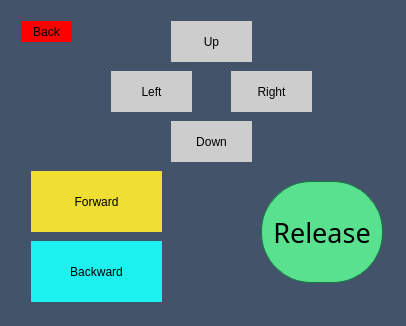
<?xml version="1.0" encoding="UTF-8"?>
<ui version="4.0">
 <class>MainWindow</class>
 <widget class="QMainWindow" name="MainWindow">
  <property name="geometry">
   <rect>
    <x>0</x>
    <y>0</y>
    <width>406</width>
    <height>326</height>
   </rect>
  </property>
  <property name="windowTitle">
   <string>MainWindow</string>
  </property>
  <widget class="QWidget" name="centralWidget">
   <property name="styleSheet">
    <string notr="true">background: rgb(67, 83, 106);</string>
   </property>
   <layout class="QGridLayout" name="gridLayout">
    <item row="0" column="0">
     <widget class="QStackedWidget" name="stackedWidget">
      <property name="styleSheet">
       <string notr="true">background: rgb(67, 83, 106);</string>
      </property>
      <property name="currentIndex">
       <number>1</number>
      </property>
      <widget class="QWidget" name="startPage">
       <property name="styleSheet">
        <string notr="true">background: rgb(67, 83, 106)</string>
       </property>
       <widget class="QHoverSensitiveButton" name="fetchButton">
        <property name="geometry">
         <rect>
          <x>90</x>
          <y>60</y>
          <width>211</width>
          <height>61</height>
         </rect>
        </property>
        <property name="font">
         <font>
          <family>Arial Rounded MT Bold</family>
          <pointsize>30</pointsize>
          <weight>75</weight>
          <bold>true</bold>
         </font>
        </property>
        <property name="mouseTracking">
         <bool>true</bool>
        </property>
        <property name="styleSheet">
         <string notr="true">background-color: rgb(0, 0, 255);
border-style: solid;

</string>
        </property>
        <property name="text">
         <string>Fetch</string>
        </property>
       </widget>
       <widget class="QHoverSensitiveButton" name="settingButton">
        <property name="geometry">
         <rect>
          <x>240</x>
          <y>160</y>
          <width>100</width>
          <height>100</height>
         </rect>
        </property>
        <property name="font">
         <font>
          <family>Arial Rounded MT Bold</family>
          <pointsize>20</pointsize>
         </font>
        </property>
        <property name="styleSheet">
         <string notr="true">background-color: rgb(255, 233, 39);
border-style: solid;
max-width:100px;
max-height:100px;
min-width:100px;
min-height:100px;
</string>
        </property>
        <property name="text">
         <string>Settings</string>
        </property>
       </widget>
       <widget class="QLabel" name="label">
        <property name="geometry">
         <rect>
          <x>160</x>
          <y>10</y>
          <width>71</width>
          <height>20</height>
         </rect>
        </property>
        <property name="font">
         <font>
          <family>Arial Narrow</family>
          <pointsize>15</pointsize>
          <underline>true</underline>
         </font>
        </property>
        <property name="text">
         <string>Hover + Hold</string>
        </property>
       </widget>
       <widget class="QLabel" name="label_2">
        <property name="geometry">
         <rect>
          <x>170</x>
          <y>30</y>
          <width>51</width>
          <height>16</height>
         </rect>
        </property>
        <property name="font">
         <font>
          <family>Arial Narrow</family>
          <pointsize>15</pointsize>
         </font>
        </property>
        <property name="text">
         <string>to Select</string>
        </property>
       </widget>
       <widget class="QHoverSensitiveButton" name="tutorialButton">
        <property name="geometry">
         <rect>
          <x>50</x>
          <y>160</y>
          <width>100</width>
          <height>100</height>
         </rect>
        </property>
        <property name="font">
         <font>
          <family>Arial Rounded MT Bold</family>
          <pointsize>20</pointsize>
         </font>
        </property>
        <property name="styleSheet">
         <string notr="true">background-color: rgb(90, 225, 143);
border-style: solid;
max-width:100px;
max-height:100px;
min-width:100px;
min-height:100px;
</string>
        </property>
        <property name="text">
         <string>Tutorials</string>
        </property>
       </widget>
      </widget>
      <widget class="QWidget" name="movementPage">
       <widget class="QHoverSensitiveButton" name="releaseButton">
        <property name="geometry">
         <rect>
          <x>250</x>
          <y>170</y>
          <width>122</width>
          <height>102</height>
         </rect>
        </property>
        <property name="font">
         <font>
          <family>Arial Rounded MT Bold</family>
          <pointsize>20</pointsize>
         </font>
        </property>
        <property name="styleSheet">
         <string notr="true">background-color: rgb(90, 225, 143);
border-style: solid;
 border-width:1px;
 border-radius:50px;
 border-color: rgb(18, 121, 65);
 max-width:120px;
 max-height:100px;
 min-width:120px;
 min-height:100px;</string>
        </property>
        <property name="text">
         <string>Release</string>
        </property>
       </widget>
       <widget class="QHoverSensitiveButton" name="backButton_3">
        <property name="geometry">
         <rect>
          <x>10</x>
          <y>10</y>
          <width>51</width>
          <height>21</height>
         </rect>
        </property>
        <property name="styleSheet">
         <string notr="true">background-color: red;
border: solid;</string>
        </property>
        <property name="text">
         <string>Back</string>
        </property>
       </widget>
       <widget class="QHoverSensitiveButton" name="forwardButton">
        <property name="geometry">
         <rect>
          <x>20</x>
          <y>160</y>
          <width>131</width>
          <height>61</height>
         </rect>
        </property>
        <property name="styleSheet">
         <string notr="true">background-color: rgb(240, 223, 51);
border: solid;</string>
        </property>
        <property name="text">
         <string>Forward</string>
        </property>
       </widget>
       <widget class="QHoverSensitiveButton" name="backwardButton">
        <property name="geometry">
         <rect>
          <x>20</x>
          <y>230</y>
          <width>131</width>
          <height>61</height>
         </rect>
        </property>
        <property name="styleSheet">
         <string notr="true">background-color: rgb(29, 241, 240);
border: solid;</string>
        </property>
        <property name="text">
         <string>Backward</string>
        </property>
       </widget>
       <widget class="QHoverSensitiveButton" name="upButton">
        <property name="geometry">
         <rect>
          <x>160</x>
          <y>10</y>
          <width>81</width>
          <height>41</height>
         </rect>
        </property>
        <property name="styleSheet">
         <string notr="true">background-color: rgb(205, 205, 205);
border: solid;</string>
        </property>
        <property name="text">
         <string>Up</string>
        </property>
       </widget>
       <widget class="QHoverSensitiveButton" name="leftButton">
        <property name="geometry">
         <rect>
          <x>100</x>
          <y>60</y>
          <width>81</width>
          <height>41</height>
         </rect>
        </property>
        <property name="styleSheet">
         <string notr="true">background-color: rgb(205, 205, 205);
border: solid;</string>
        </property>
        <property name="text">
         <string>Left</string>
        </property>
       </widget>
       <widget class="QHoverSensitiveButton" name="rightButton">
        <property name="geometry">
         <rect>
          <x>220</x>
          <y>60</y>
          <width>81</width>
          <height>41</height>
         </rect>
        </property>
        <property name="styleSheet">
         <string notr="true">background-color: rgb(205, 205, 205);
border: solid;</string>
        </property>
        <property name="text">
         <string>Right</string>
        </property>
       </widget>
       <widget class="QHoverSensitiveButton" name="downButton">
        <property name="geometry">
         <rect>
          <x>160</x>
          <y>110</y>
          <width>81</width>
          <height>41</height>
         </rect>
        </property>
        <property name="styleSheet">
         <string notr="true">background-color: rgb(205, 205, 205);
border: solid;</string>
        </property>
        <property name="text">
         <string>Down</string>
        </property>
       </widget>
      </widget>
      <widget class="QWidget" name="settingsPage">
       <property name="styleSheet">
        <string notr="true">background: rgb(67, 83, 106)</string>
       </property>
       <widget class="QLabel" name="label_3">
        <property name="geometry">
         <rect>
          <x>6</x>
          <y>30</y>
          <width>391</width>
          <height>41</height>
         </rect>
        </property>
        <property name="font">
         <font>
          <family>Arial Rounded MT Bold</family>
          <pointsize>25</pointsize>
         </font>
        </property>
        <property name="layoutDirection">
         <enum>Qt::LeftToRight</enum>
        </property>
        <property name="styleSheet">
         <string notr="true">qproperty-alignment: AlignCenter;</string>
        </property>
        <property name="text">
         <string>SETTINGS</string>
        </property>
       </widget>
       <widget class="QHoverSensitiveButton" name="backButton">
        <property name="geometry">
         <rect>
          <x>10</x>
          <y>10</y>
          <width>51</width>
          <height>21</height>
         </rect>
        </property>
        <property name="styleSheet">
         <string notr="true">background-color: red;
border: solid;</string>
        </property>
        <property name="text">
         <string>Back</string>
        </property>
       </widget>
       <widget class="QHoverSensitiveButton" name="hoverButton">
        <property name="geometry">
         <rect>
          <x>31</x>
          <y>90</y>
          <width>121</width>
          <height>51</height>
         </rect>
        </property>
        <property name="text">
         <string>ON/OFF</string>
        </property>
       </widget>
       <widget class="QLabel" name="label_4">
        <property name="geometry">
         <rect>
          <x>240</x>
          <y>100</y>
          <width>91</width>
          <height>21</height>
         </rect>
        </property>
        <property name="font">
         <font>
          <family>Arial Rounded MT Bold</family>
          <pointsize>15</pointsize>
         </font>
        </property>
        <property name="layoutDirection">
         <enum>Qt::LeftToRight</enum>
        </property>
        <property name="styleSheet">
         <string notr="true">qproperty-alignment: AlignCenter;</string>
        </property>
        <property name="text">
         <string>Hover Mode</string>
        </property>
       </widget>
       <widget class="QLabel" name="hover_time_label">
        <property name="geometry">
         <rect>
          <x>40</x>
          <y>155</y>
          <width>101</width>
          <height>31</height>
         </rect>
        </property>
        <property name="font">
         <font>
          <pointsize>20</pointsize>
         </font>
        </property>
        <property name="styleSheet">
         <string notr="true">qproperty-alignment: AlignCenter;</string>
        </property>
        <property name="text">
         <string>3 secs</string>
        </property>
       </widget>
       <widget class="QHoverSensitiveButton" name="hover_time_up_button">
        <property name="geometry">
         <rect>
          <x>150</x>
          <y>140</y>
          <width>51</width>
          <height>32</height>
         </rect>
        </property>
        <property name="styleSheet">
         <string notr="true">background-color: rgb(240, 223, 51);
border: 1px solid black;</string>
        </property>
        <property name="text">
         <string>U</string>
        </property>
       </widget>
       <widget class="QHoverSensitiveButton" name="hover_time_down_button">
        <property name="geometry">
         <rect>
          <x>150</x>
          <y>170</y>
          <width>51</width>
          <height>32</height>
         </rect>
        </property>
        <property name="styleSheet">
         <string notr="true">background-color: rgb(29, 241, 240);
border: 1px solid black;</string>
        </property>
        <property name="text">
         <string>D</string>
        </property>
       </widget>
       <widget class="QLabel" name="label_6">
        <property name="geometry">
         <rect>
          <x>230</x>
          <y>160</y>
          <width>101</width>
          <height>21</height>
         </rect>
        </property>
        <property name="font">
         <font>
          <family>Arial Rounded MT Bold</family>
          <pointsize>15</pointsize>
         </font>
        </property>
        <property name="layoutDirection">
         <enum>Qt::LeftToRight</enum>
        </property>
        <property name="styleSheet">
         <string notr="true">qproperty-alignment: AlignCenter;</string>
        </property>
        <property name="text">
         <string>Hover Time</string>
        </property>
       </widget>
      </widget>
      <widget class="QWidget" name="tutorialPage">
       <widget class="QLabel" name="label_5">
        <property name="geometry">
         <rect>
          <x>170</x>
          <y>30</y>
          <width>57</width>
          <height>16</height>
         </rect>
        </property>
        <property name="text">
         <string>Tutorials</string>
        </property>
       </widget>
       <widget class="QHoverSensitiveButton" name="backButton_2">
        <property name="geometry">
         <rect>
          <x>10</x>
          <y>10</y>
          <width>51</width>
          <height>21</height>
         </rect>
        </property>
        <property name="styleSheet">
         <string notr="true">background-color: red;
border: solid;</string>
        </property>
        <property name="text">
         <string>Back</string>
        </property>
       </widget>
      </widget>
     </widget>
    </item>
   </layout>
  </widget>
 </widget>
 <layoutdefault spacing="6" margin="11"/>
 <customwidgets>
  <customwidget>
   <class>QHoverSensitiveButton</class>
   <extends>QPushButton</extends>
   <header>qhoversensitivebutton.h</header>
  </customwidget>
 </customwidgets>
 <resources/>
 <connections/>
</ui>
